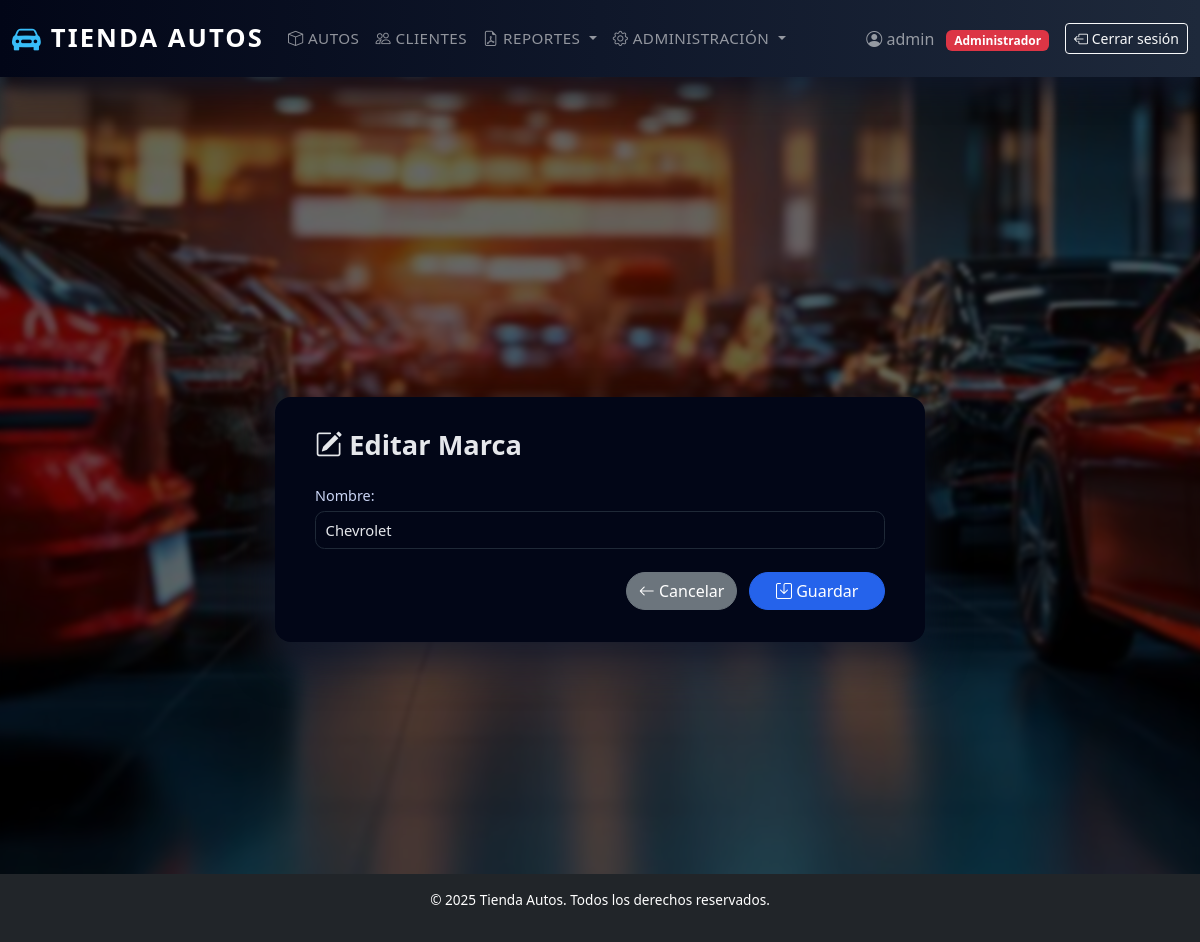
The app's page /marcas/1/editar/ (signed in) with its own data.
### autos/models.py (models this page shows, shortened)
class CustomUser(AbstractUser):
    ROLE_CHOICES = (
        ('admin', 'Administrador'),
        ('vendedor', 'Vendedor'),
    )
    role = models.CharField(max_length=10, choices=ROLE_CHOICES, default='vendedor')
    phone = models.CharField(max_length=20, blank=True, null=True)
    address = models.CharField(max_length=255, blank=True, null=True)

class Marca(models.Model):
    nombre = models.CharField(max_length=100)

### autos/views.py (the view)
# urls.py: path('marcas/<int:pk>/editar/', MarcaUpdateView.as_view(), name='marca_update'),
class MarcaUpdateView(LoginRequiredMixin, UpdateView):
    model = Marca
    fields = ['nombre']
    template_name = 'marcas/marca_form.html'
    success_url = reverse_lazy('marca_list')

### templates/marcas/marca_form.html (shortened to what this page needs)
{% extends "base.html" %}
{% block content %}
<div class="form-wrapper">
    <div class="form-card">
        <h2 class="form-title">
            {% if form.instance.pk %}
                <i class="bi bi-pencil-square"></i> Editar Marca
            {% else %}
                <i class="bi bi-plus-square"></i> Nueva Marca
            {% endif %}
        </h2>
        <form method="post" novalidate>
            <div class="mb-3">
                {{ form.nombre.label_tag }}
                {{ form.nombre }}
            </div>
            <div class="form-actions">
                <a href="{% url 'marca_list' %}" class="btn btn-secondary">
                    <i class="bi bi-arrow-left"></i> Cancelar
                </a>
                <button type="submit" class="btn btn-primary">
                    <i class="bi bi-save"></i> Guardar
                </button>
            </div>
        </form>
    </div>
</div>
{% endblock %}

### templates/base.html (shortened to what this page needs)
<!DOCTYPE html>
<html lang="es">
<head>
    {% load static %}
    <link href="https://cdn.jsdelivr.net/npm/bootstrap@5.3.2/dist/css/bootstrap.min.css" rel="stylesheet">
    <link rel="stylesheet" href="https://cdn.jsdelivr.net/npm/bootstrap-icons@1.11.0/font/bootstrap-icons.css">
    <link rel="stylesheet" href="{% static 'css/tienda.css' %}">
</head>
<body>
    <nav class="navbar navbar-expand-lg navbar-dark mb-4">
        <div class="container-fluid">
            <a class="navbar-brand" href="/">
                <i class="bi bi-car-front-fill"></i> Tienda Autos
            </a>
            <div class="collapse navbar-collapse" id="navbarNav">
                {% if request.user.is_authenticated %}
                    {% if request.user.role == 'vendedor' %}
                        <ul class="navbar-nav me-auto">
                            <li class="nav-item"><a class="nav-link" href="/productos/"><i class="bi bi-box"></i> Productos</a></li>
                            <li class="nav-item"><a class="nav-link" href="/clientes/"><i class="bi bi-people"></i> Clientes</a></li>
                        </ul>
                    {% elif request.user.role == 'admin' or request.user.is_superuser %}
                        <ul class="navbar-nav me-auto">
                            <li class="nav-item"><a class="nav-link" href="/productos/"><i class="bi bi-box"></i> Autos</a></li>
                            <li class="nav-item"><a class="nav-link" href="/clientes/"><i class="bi bi-people"></i> Clientes</a></li>
                            <li class="nav-item dropdown">
                                <a class="nav-link dropdown-toggle" href="#" id="reportesDropdown" role="button" data-bs-toggle="dropdown">
                                    <i class="bi bi-file-earmark-pdf"></i> Reportes
                                </a>
                            </li>
                            <li class="nav-item dropdown">
                                <a class="nav-link dropdown-toggle" href="#" id="adminDropdown" role="button" data-bs-toggle="dropdown">
                                    <i class="bi bi-gear"></i> Administración
                                </a>
                            </li>
                        </ul>
                    {% endif %}
                    <div class="d-flex align-items-center">
                        <span class="navbar-text me-3">
                            <i class="bi bi-person-circle"></i>
                            {{ request.user.username }}
                            <span class="badge {% if request.user.role == 'admin' %}bg-danger{% else %}bg-info{% endif %} ms-2">
                                {{ request.user.get_role_display }}
                            </span>
                        </span>
                        <form method="post" action="{% url 'logout' %}" class="d-inline">
                            <button class="btn btn-outline-light btn-sm" type="submit">
                                <i class="bi bi-box-arrow-left"></i> Cerrar sesión
                            </button>
                        </form>
                    </div>
                {% endif %}
            </div>
        </div>
    </nav>
    <main class="main-content">
        {% if request.user.is_authenticated %}
            <div class="container mt-3">
            </div>
        {% endif %}
        <div class="container">
            {% block content %}{% endblock %}
        </div>
    </main>
    <footer class="bg-dark text-white text-center py-3">
        <p>&copy; 2025 Tienda Autos. Todos los derechos reservados.</p>
    </footer>
</body>
</html>

### static/css/tienda.css (style rules this page uses)
body { display: flex; flex-direction: column; }
.main-content { flex: 1 0 auto; }
footer { flex-shrink: 0; }
* { box-sizing: border-box; }
html, body { height: 100%; }
body { margin: 0; display: flex; flex-direction: column; font-family: system-ui, -apple-system, BlinkMacSystemFont, "Segoe UI", sans-serif; background: #0f172a url('../img/fondo.jpg') no-repeat center center fixed; background-size: cover; color: #e5e7eb; }
body::before { content: ""; position: fixed; inset: 0; background: rgba(0,0,0,0.6); backdrop-filter: blur(2px); z-index: -1; }
.container { max-width: 1100px; margin: 0 auto; padding: 1.5rem; }
.navbar { background: linear-gradient(90deg, #020617, #0f172a, #1e293b) !important; padding-block: 0.75rem; box-shadow: 0 12px 30px rgba(15, 23, 42, 0.8); }
.navbar-brand { font-size: 1.6rem; font-weight: 700; letter-spacing: 0.08em; text-transform: uppercase; display: flex; align-items: center; gap: 0.5rem; }
.navbar-brand i { font-size: 1.8rem; color: #38bdf8; }
.navbar-nav .nav-link { font-size: 0.95rem; font-weight: 500; letter-spacing: 0.03em; text-transform: uppercase; }
footer { background-color: #020617 !important; color: #9ca3af; font-size: 0.85rem; }
.btn-primary { background-color: #2563eb !important; border-color: #2563eb !important; border-radius: 999px; padding-inline: 1.6rem; }
.btn { transition: transform .2s ease, box-shadow .2s ease; }
.form-wrapper { min-height: calc(100vh - 140px); display: flex; align-items: center; justify-content: center; padding: 2rem 1rem; }
.form-card { background: #020617; border-radius: 1rem; padding: 2rem 2.5rem; box-shadow: 0 20px 40px rgba(15, 23, 42, 0.85); width: 100%; max-width: 650px; }
.form-title { font-size: 1.7rem; font-weight: 600; margin-bottom: 1.5rem; color: #e5e7eb; }
.form-card label { display: block; font-size: 0.9rem; font-weight: 500; color: #cbd5f5; margin-bottom: 0.25rem; }
.form-card input, .form-card select, .form-card textarea { width: 100%; border-radius: 0.6rem; border: 1px solid #1f2937; background: #020617; color: #e5e7eb; padding: 0.45rem 0.6rem; font-size: 0.92rem; }
.form-actions { margin-top: 1.4rem; display: flex; justify-content: flex-end; gap: 0.75rem; }
.form-actions .btn-secondary { border-radius: 999px; }

### records on screen
CustomUser: user.username "admin", user.role "Administrador"
Marca: nombre "Chevrolet"
